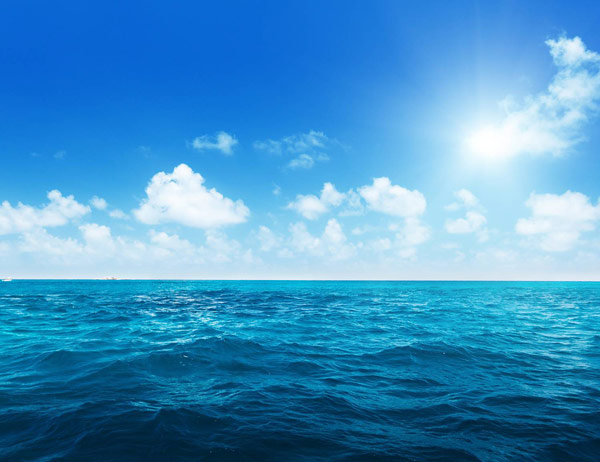
#> input picture imgs/download.jpg, 600 x 462 px
$ python synthesis.py   (older library calls are emulated)
#> lines starting #> are read from the running program, lines starting #| are printed output that depends on the picture
# coding=utf-8
from PIL import Image, ImageDraw, ImageFont
import matplotlib.pyplot as plt
import numpy as np

# [8 lines of commented-out code are left out]

def gen_cir_mask(w, h):
    m_x, m_y = np.meshgrid(np.arange(w), np.arange(h))
    c_x = (w-1) / 2.0
    c_y = (h-1) / 2.0
    soft_mask = (m_x - c_x) ** 2 / (c_x ** 2) + (m_y - c_y) ** 2 / (c_y ** 2)
    Z = np.where(soft_mask<0.95, np.ones_like(soft_mask), np.zeros_like(soft_mask))
    Z_2 = np.where(abs(soft_mask-0.975)<0.025, np.ones_like(soft_mask), np.zeros_like(soft_mask))
    #Z_2 = np.where((1-soft_mask)<0.05, np.ones_like(soft_mask), np.zeros_like(soft_mask))
    return Z, Z_2
def generate_final_image(user_image_path="imgs/download.jpg", background_image_path="./bg.jpg", poeitcs=["Sample Text 1", "Sample Text 1"]):

#> called with user_image_path = 'imgs/download.jpg', background_image_path = './bg.jpg'
    im = Image.open(user_image_path)
#> im is the input picture: PIL image 600x462 RGB; mean R, G, B 68.8, 146.5, 196.7
    image = np.asarray(im)
    h, w, c= np.shape(image)
#> h = 462; w = 600; c = 3
    #print(h,w,c,width, height)

    bg_img_2 =  Image.open(background_image_path) # background image
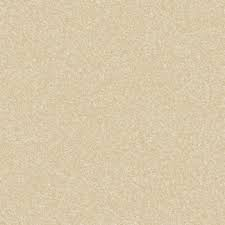
#> input picture imgs/bg.jpg, 225 x 225 px, found by its file name
#> bg_img_2 is the input picture: PIL image 225x225 RGB; mean R, G, B 217.3, 201, 171.1
    bg_img_2_resized = bg_img_2.resize((800,600), Image.ANTIALIAS)
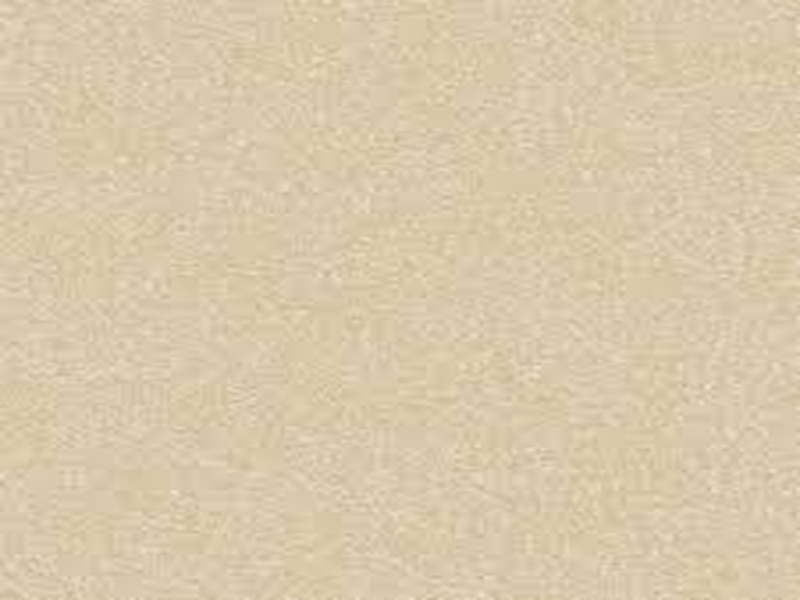
#> bg_img_2_resized: PIL image 800x600 RGB; mean R, G, B 217.3, 201, 171.1
    bg_crop= np.asarray(np.asarray(bg_img_2_resized))[0:h, 0:w,:]

    mask,mask_2 = gen_cir_mask(w, h)
    mask =  np.transpose(np.repeat(np.expand_dims(mask,0), 3, axis=0), (1,2,0))
    mask_2 =  np.transpose(np.repeat(np.expand_dims(mask_2,0), 3, axis=0), (1,2,0))

    #word_font = ImageFont.truetype("arial.ttf", 40)
    word_font = ImageFont.truetype(u"./imgs/handwriting.ttf", size=35)

    # generate mask
    image = np.asarray(im)
    image_2 = np.where(mask==1, image,bg_crop)
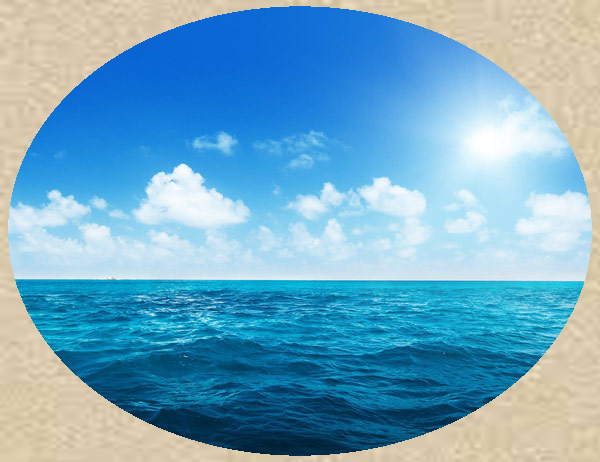
#> image_2: shape (462, 600, 3); mean R, G, B 115.8, 170, 197.4
    image_2 = np.where(mask_2==1, 0, image_2)
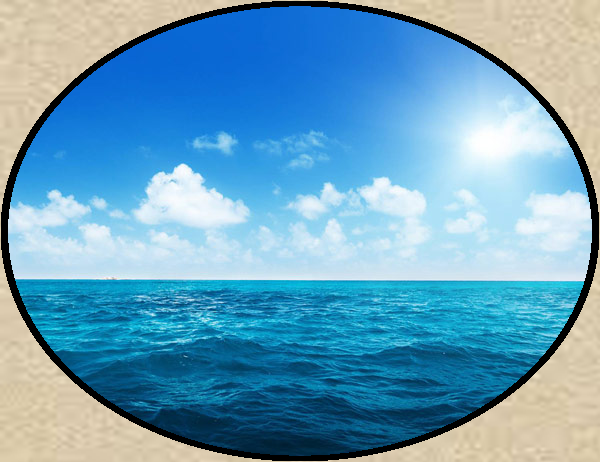
#> image_2: shape (462, 600, 3); mean R, G, B 107.3, 162.2, 190.7

    im_2 = Image.fromarray(np.uint8(image_2))
    im_resized = im_2.resize((500,300), Image.ANTIALIAS)
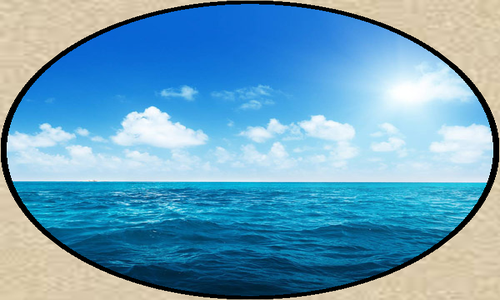
#> im_resized: PIL image 500x300 RGB; mean R, G, B 107.5, 162.3, 190.9
    pic_height, pic_width,_ = np.shape(im_resized)
#> pic_height = 300; pic_width = 500
    bg_height, bg_width,_ = np.shape(bg_img_2_resized)
#> bg_height = 600; bg_width = 800
    top_left_h = int(bg_height*0.7/2-pic_height/2)
#> top_left_h = 60
    top_left_w = int(bg_width/2 - pic_width/2)
#> top_left_w = 150
    bg_img_2_resized.paste(im_resized, (top_left_w,top_left_h))
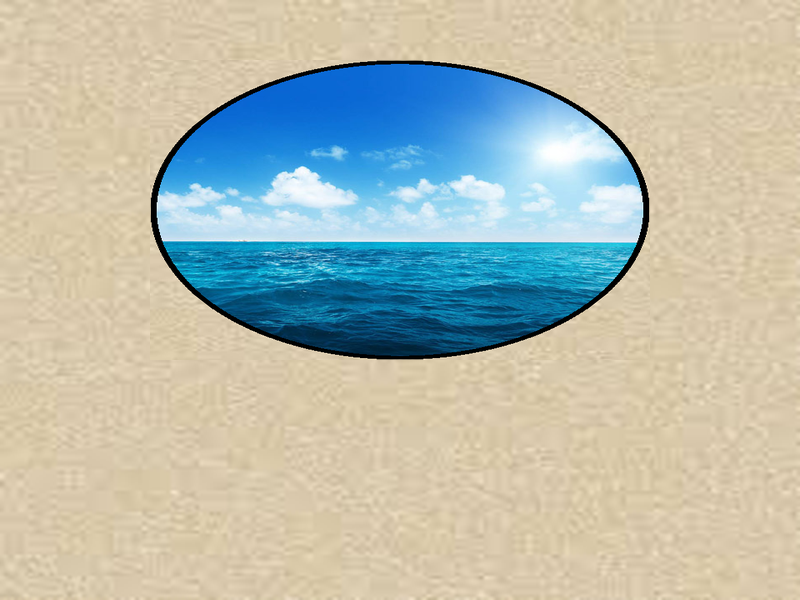
#> bg_img_2_resized: PIL image 800x600 RGB; mean R, G, B 183, 188.9, 177.4

    draw_whole = ImageDraw.Draw(bg_img_2_resized)
    draw_whole.text((300, 400), poeitcs[0], (0,0,0), font=word_font)
    draw_whole.text((300, 500), poeitcs[1], (0,0,0),font=word_font)
    #plt.imshow(bg_img_2_resized)

    #bg_img_2_resized.save(output_path, 'jpeg')
    return bg_img_2_resized

if __name__ == "__main__":
    final_output_image = generate_final_image()
